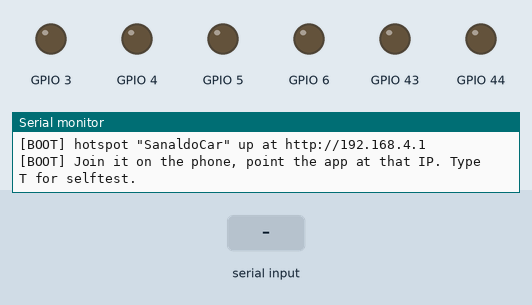
Recording of a sketch running on a simulated ESP32-S2. Shown: output pins drawn as LEDs (lit = HIGH), the last lines printed to the serial monitor. Inputs (shaded band) come from the test bench.

Above: at 1.9 s.
2.0 s: "G\n" received over Serial
At 2.4 s:
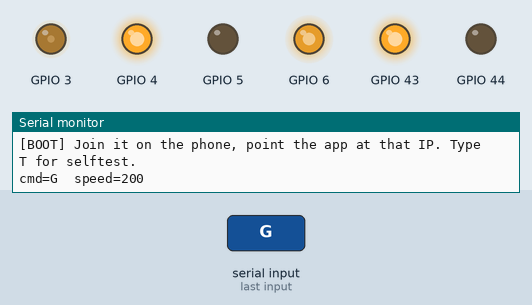
4.1 s: "J\n" received over Serial
At 4.5 s:
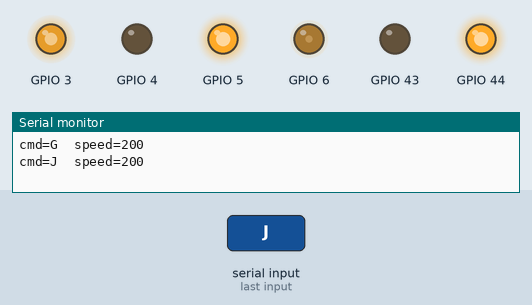
6.2 s: "H\n" received over Serial
At 6.6 s:
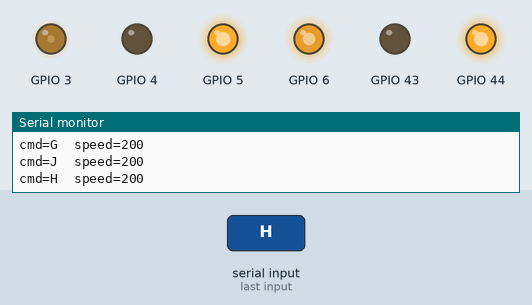
8.3 s: "F90\n" received over Serial
At 8.7 s:
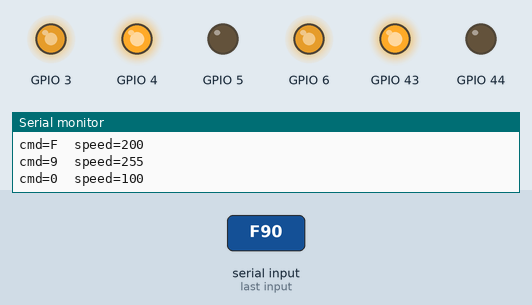
10.4 s: "F,45\n" received over Serial
At 10.8 s:
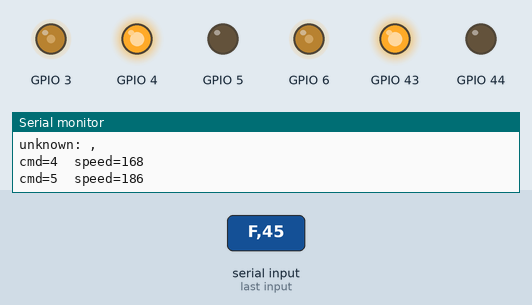
12.5 s: "B90\n" received over Serial
At 12.9 s:
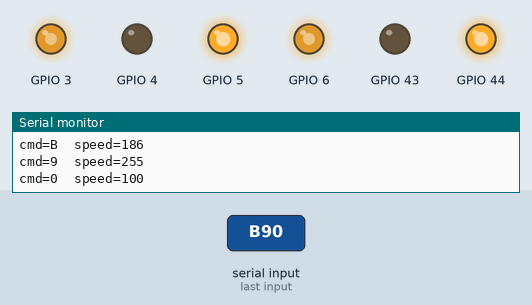
Timing chart, 0 to 15.5 s (numbered marks = the images above; inputs shaded):
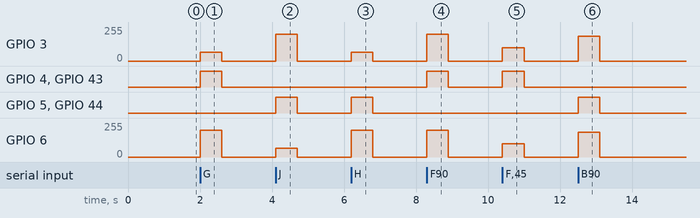

The sketch:

deneyapminiv2.ino
```cpp
// deneyapminiv2.ino — 2WD car driven by the "BT Arduino Car Controller" phone
// app (Devloper.xyz) over Wi-Fi. WiFi port of the HC-06 Nano sketch.
//
// Board:  Deneyap Mini v2 (ESP32-S2) — Arduino core 2.0.x.
//         The S2 has NO Bluetooth but DOES have Wi-Fi, so the app's WiFi mode
//         is the way to drive it with no extra module.
//         Tools -> USB CDC On Boot: Enabled  (so Serial = USB, for the log).
// Driver: L298N
//
// HOW: the board makes an open hotspot; join it on the phone, then in the app
// pick "WiFi" mode pointing at 192.168.4.1 : 80. Each button is an HTTP GET
//   /?State=F        (F=fwd B=back L=left R=right  I/G/J/H=diagonals  S=stop)
//   /?State=5        ('0'..'9' = speed slider).  Anything else -> "unknown".
//
// WIRING — Deneyap Mini v2 silk (D-label) -> L298N. Separate motor battery,
// shared GND. Safe broken-out pins (no strapping/USB/flash/UART0/onboard-RGB):
//   D2 (GPIO42) -> ENA   D3 (GPIO41) -> IN1   D4 (GPIO40) -> IN2   (LEFT)
//   D5 (GPIO39) -> ENB   D6 (GPIO38) -> IN3   D7 (GPIO37) -> IN4   (RIGHT)

#include <WiFi.h>

const char* AP_SSID = "SanaldoCar";   // join this network; app talks to 192.168.4.1:80
const char* AP_PASS = "";             // open network ("" ) — set 8+ chars to lock it

struct Motor { uint8_t pwm, in1, in2, ch, trim; };
Motor motors[2] = {            // use the board's D-label macros = safe broken-out pins by construction
  { D2, D3, D4, 0, 100 },   // LEFT : D2/ENA(GPIO42), D3/IN1(41), D4/IN2(40)  (trim %: drop faster side to roll straight)
  { D5, D6, D7, 1, 100 },   // RIGHT: D5/ENB(GPIO39), D6/IN3(38), D7/IN4(37)
};
const int PWM_FREQ = 20000, PWM_RES = 8;

int speedCar = 200;                 // 0..255, set by the app's '0'..'9' slider
const int speed_Coeff = 3;          // diagonal: inner wheel runs at speed/speed_Coeff
unsigned long lastCmd = 0;          // deadman timer (HTTP is stateless; stop if the link goes quiet)
const unsigned long TIMEOUT = 600;  // no command for this long -> stop

WiFiServer server(80);

// one wheel, signed -255..255: direction pins + PWM magnitude (x per-side trim)
void wheel(const Motor& m, int s) {
  digitalWrite(m.in1, s > 0);
  digitalWrite(m.in2, s < 0);
  ledcWrite(m.ch, abs(s) * m.trim / 100);
}
#define L(s) wheel(motors[0], (s))
#define R(s) wheel(motors[1], (s))

void rgb(uint8_t r, uint8_t g, uint8_t b) { neopixelWrite(RGB_BUILTIN, r, g, b); }

// full fwd/back jog — proves wiring independent of the phone link
void selftest() {
  Serial.println(F("[TEST] fwd / back / stop"));
  L(200); R(200); delay(500);
  L(-200); R(-200); delay(500);
  L(0); R(0);
}

void handle(char c) {
  lastCmd = millis();
  int v = speedCar, w = speedCar / speed_Coeff;
  switch (c) {
    case 'F': L( v); R( v); break;        // forward
    case 'B': L(-v); R(-v); break;        // back
    case 'L': L(-v); R( v); break;        // spin left
    case 'R': L( v); R(-v); break;        // spin right
    case 'I': L( v); R( w); break;        // forward-right
    case 'G': L( w); R( v); break;        // forward-left
    case 'J': L(-v); R(-w); break;        // back-right
    case 'H': L(-w); R(-v); break;        // back-left
    case 'S': L( 0); R( 0); break;        // stop
    case '0' ... '9': speedCar = map(c - '0', 0, 9, 100, 255); break;  // slider
    case 'T': selftest(); break;          // USB: type T to jog the motors
    default:  Serial.print(F("unknown: ")); Serial.println(c); return;
  }
  Serial.print(F("cmd=")); Serial.print(c);
  Serial.print(F("  speed=")); Serial.println(speedCar);
}

void setup() {
  Serial.begin(115200);
  for (auto& m : motors) {
    pinMode(m.in1, OUTPUT); pinMode(m.in2, OUTPUT);
    ledcSetup(m.ch, PWM_FREQ, PWM_RES);
    ledcAttachPin(m.pwm, m.ch);
  }
  L(0); R(0);
  for (int i = 0; i < 3; i++) { rgb(10, 10, 10); delay(120); rgb(0, 0, 0); delay(120); }  // boot proof

  WiFi.mode(WIFI_AP);
  WiFi.softAP(AP_SSID, AP_PASS);
  server.begin();
  Serial.print(F("[BOOT] hotspot \"")); Serial.print(AP_SSID);
  Serial.print(F("\" up at http://")); Serial.println(WiFi.softAPIP());  // 192.168.4.1
  Serial.println(F("[BOOT] Join it on the phone, point the app at that IP. Type T for selftest."));
}

void loop() {
  // USB monitor: T = selftest, or drive by hand
  while (Serial.available()) { char c = Serial.read(); if (c != '\n' && c != '\r') handle(c); }

  // phone app: one HTTP GET per button -> /?State=X
  WiFiClient client = server.available();
  if (client) {
    String line = client.readStringUntil('\r');     // "GET /?State=F HTTP/1.1"
    int i = line.indexOf("State=");
    if (i >= 0) handle(line[i + 6]);
    client.print(F("HTTP/1.1 200 OK\r\nContent-Length: 0\r\nConnection: close\r\n\r\n"));
    client.stop();
  }

  bool stale = millis() - lastCmd > TIMEOUT;
  if (stale) { L(0); R(0); }                         // link quiet -> don't run away
  rgb(0, stale ? 8 : 0, stale ? 0 : 12);             // green idle / blue while driving
}
```

Measured:
- after the input at 2.0 s, GPIO 3: 0/255 → 66/255 at once, → 0/255 0.60 s later; GPIO 4, GPIO 43: LOW → HIGH at once, → LOW 0.60 s later; GPIO 6: 0/255 → 199/255 at once, → 0/255 0.60 s later
- after the input at 4.1 s, GPIO 3: 0/255 → 199/255 at once, → 0/255 0.60 s later; GPIO 5, GPIO 44: LOW → HIGH at once, → LOW 0.60 s later; GPIO 6: 0/255 → 66/255 at once, → 0/255 0.60 s later
- after the input at 6.2 s, GPIO 3: 0/255 → 66/255 at once, → 0/255 0.60 s later; GPIO 5, GPIO 44: LOW → HIGH at once, → LOW 0.60 s later; GPIO 6: 0/255 → 199/255 at once, → 0/255 0.60 s later
- after the input at 8.3 s, GPIO 3, GPIO 6: 0/255 → 199/255 at once, → 0/255 0.60 s later; GPIO 4, GPIO 43: LOW → HIGH at once, → LOW 0.60 s later
- after the input at 10.4 s, GPIO 3, GPIO 6: 0/255 → 100/255 at once, → 0/255 0.60 s later; GPIO 4, GPIO 43: LOW → HIGH at once, → LOW 0.60 s later
- after the input at 12.5 s, GPIO 3, GPIO 6: 0/255 → 185/255 at once, → 0/255 0.60 s later; GPIO 5, GPIO 44: LOW → HIGH at once, → LOW 0.60 s later
